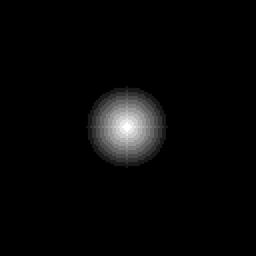
#> input picture images x TP's/images synthétiques/1.png, 256 x 256 px, shrunk from 600 x 600 before the run
$ jupyter execute tp2.ipynb
#> lines starting #> are read from the running program, lines starting #| are printed output that depends on the picture; long printed decimals are rounded
# Compensation de mouvement et Compression Video - TP2

[cell 1]
# Open images
import matplotlib.pyplot as plt
import matplotlib.image as mpimg
import numpy as np
import time

path_1 = "images x TP's/images synthétiques/1.png"
path_2 = "images x TP's/images synthétiques/2.png"

img1 = mpimg.imread(path_1)
#> img1 is the input picture: shape (256, 256, 3) float32; min 0, max 1, mean 0.0293
img2 = mpimg.imread(path_2)
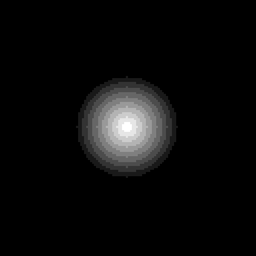
#> input picture images x TP's/images synthétiques/2.png, 256 x 256 px, shrunk from 600 x 600 before the run
#> img2 is the input picture: shape (256, 256, 3) float32; min 0, max 1, mean 0.0462

def rgb_to_grayscale(img):
    R = img[..., 0]
    G = img[..., 1]
    B = img[..., 2]

    img_gray = 0.2989 * R + 0.5870 * G + 0.1140 * B

    return img_gray

img1 = rgb_to_grayscale(img1)
img2 = rgb_to_grayscale(img2)

fig, axes = plt.subplots(1, 2, figsize=(10, 5))

axes[0].imshow(img1, cmap='gray')
axes[0].axis('off')
axes[1].imshow(img2, cmap='gray')
axes[1].axis('off')

plt.tight_layout()
plt.show()
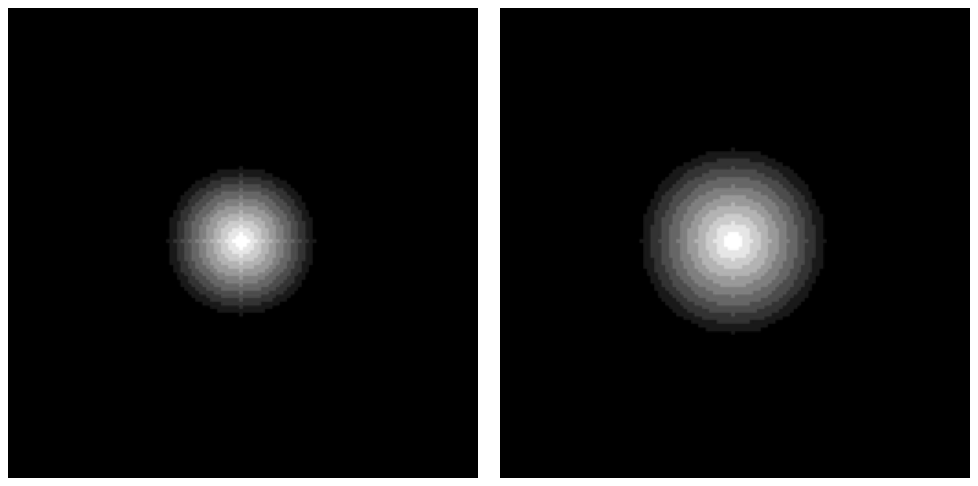
#> figure drawn by matplotlib, 2 panels

[cell 2]
# Function definition to visualise vectors
def visualize_motion_vectors(frame, motion_vectors, step=7, scale = 2):
    plt.figure(figsize=(12, 6))
    plt.imshow(frame, cmap='gray', alpha=0.7)

    h, w = frame.shape
    x_coords, y_coords = np.mgrid[0:h:step, 0:w:step]
    # y_coords, x_coords = np.mgrid[0:h:step, 0:w:step]/
    u = motion_vectors[::step, ::step, 0]
    v = motion_vectors[::step, ::step, 1]

    plt.quiver(
        x_coords, y_coords,
        u * scale, v * scale,
        angles='xy', scale_units='xy', scale=1,
        color='red', width=0.003
    )

    plt.axis('off')
    plt.tight_layout()

    plt.show()

## A - Backward BMA

Au TP1, vous avez réalisé de l’estimation de mouvement de type forward
par blocs entre F1 et F2. Procédez maintenant à de l’estimation backward par
blocs entre F1 et F2.
Note : c’est désormais F2 que l’on décompose en blocs et non pas F1.

Pour cela, il suffit simplement de récuperer notre code de BMA du TP1 et d'inverser les images pour que l'image F2 soit découpée en blocs plutot que l'image F1. On constate toujours les séparation discontinue entre chaque bloc, en fonction de la taille de bloc choisie.

[cell 3]
from scipy.ndimage import gaussian_filter

# Following formula
def bilinear_interpolate(img: np.ndarray, rows: np.ndarray, cols: np.ndarray):
    h, w = img.shape

    r0 = np.floor(rows).astype(int)
    c0 = np.floor(cols).astype(int)
    r1 = np.clip(r0 + 1, 0, h-1)
    c1 = np.clip(c0 + 1, 0, w-1)
    r0 = np.clip(r0, 0, h-1)
    c0 = np.clip(c0, 0, w-1)
    Ia = img[r0, c0]
    Ib = img[r0, c1]
    Ic = img[r1, c0]
    Id = img[r1, c1]
    wa = (r1 - rows) * (c1 - cols)
    wb = (r1 - rows) * (cols - c0)
    wc = (rows - r0) * (c1 - cols)
    wd = (rows - r0) * (cols - c0)
    return wa*Ia + wb*Ib + wc*Ic + wd*Id

def regularize_gaussian(mv: np.ndarray, sigma: float = 1.0):
    mv_dx = gaussian_filter(mv[...,0], sigma=sigma)
    mv_dy = gaussian_filter(mv[...,1], sigma=sigma)
    return np.stack((mv_dx, mv_dy), axis=-1)

def node_bma(
    img1: np.ndarray,
    img2: np.ndarray,
    block_size: int = 16,
    num_iters: int = 20,
    mu: float = 10,
    h_step: float = 10
):

    h, w = img1.shape
    mv = np.zeros((h, w, 2), dtype=np.float32)

    for x0 in range(0, h, block_size):
        if x0 + block_size > h:
            continue
        for y0 in range(0, w, block_size):
            if y0 + block_size > w:
                continue

            x_min, x_max = x0, x0 + block_size - 1
            y_min, y_max = y0, y0 + block_size - 1
            cste = (x_max - x_min) * (y_max - y_min)

            xs = np.arange(x_min, x_min + block_size)
            ys = np.arange(y_min, y_min + block_size)
            X, Y = np.meshgrid(xs, ys, indexing='ij')  # (block_size, block_size)

            phi1 = ((x_max - X) * (y_max - Y)) / cste
            phi2 = ((X - x_min) * (y_max - Y)) / cste
            phi3 = ((x_max - X) * (Y - y_min)) / cste
            phi4 = ((X - x_min) * (Y - y_min)) / cste
            phis = [phi1, phi2, phi3, phi4]

            d = np.zeros(8, dtype=np.float32)

            I1_block = img1[x0:x0+block_size, y0:y0+block_size]

            # Gradient Descent
            for _ in range(num_iters):

                dx = sum(d[2*k]   * phis[k] for k in range(4))
                dy = sum(d[2*k+1] * phis[k] for k in range(4))
                I2_warp = bilinear_interpolate(img2, X + dx, Y + dy)
                E = np.sum((I2_warp - I1_block)**2)

                grad = np.zeros_like(d)
                for l in range(8):
                    d_plus = d.copy()
                    d_plus[l] += h_step
                    dx_p = sum(d_plus[2*k]   * phis[k] for k in range(4))
                    dy_p = sum(d_plus[2*k+1] * phis[k] for k in range(4))
                    I2_p = bilinear_interpolate(img2, X + dx_p, Y + dy_p)
                    E_p = np.sum((I2_p - I1_block)**2)
                    grad[l] = (E_p - E) / h_step

                d -= mu * grad

            mv[x0:x0+block_size, y0:y0+block_size, 0] = dx
            mv[x0:x0+block_size, y0:y0+block_size, 1] = dy

    return regularize_gaussian(mv, 10)

[cell 4]
k = 10 # Size of neighbours pixels explored
block_size = 16 # 16x16

start = time.time()
mv = node_bma(img2, img1, block_size)
#> the loop in node_bma, `for x0 in range(0, h, block_size):` made 16 passes
print(f'Exec time : {time.time() - start}')

visualize_motion_vectors(img1, mv)
#> in visualize_motion_vectors, `plt.quiver( x_coords, y_coords, u * scale, v * scale, angles='xy', sca..`:
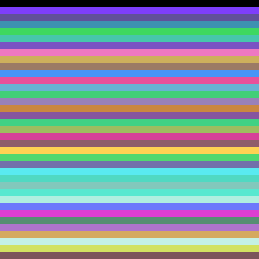
#> x_coords: shape (37, 37) int64 (shown 7 times larger); 37 distinct labels, from 0 to 252; one colour per label, 0 black
visualize_motion_vectors(img2, mv)
#> call 2 of visualize_motion_vectors, with motion_vectors = array of shape (256, 256, 2), step = 7, scale = 2
#> in visualize_motion_vectors (call 2), `plt.show()`:
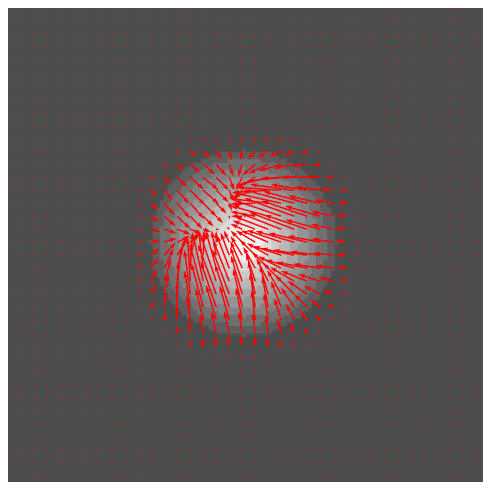
#> figure drawn by matplotlib, 1 panel

## B - Justification Backward

Sachant que l’on va vouloir reconstruire la frame F2 à partir de F1,
pourquoi a-t-on donc fait de la ME backward et pas de la ME forward ? Que
se serait-il passé sinon ? (pensez à quels artéfacts visuels on aurait obtenu).

L'objectif est de reconstruire chaque pixel de l'image F2. Alors que la ME forward cherche la destination des pixels de F1 vers F2, la ME backward recherche l'origine de chaque pixel de F2 dans F1.

Dans la ME forward, certains pixels dans F2 n'auront aucune origine identifiée (trous) tandis que d'autres en auront plusieurs (collisons). Cependant dans la ME backward chaque pixel dans F2 connait son origine exacte dans F1.

En résumé, la ME forward introduit des trous et collisions que la ME backward n'introduit pas.

## C - Reconstruction

[cell 5]
h, w = img1.shape
X, Y = np.meshgrid(np.arange(h), np.arange(w), indexing='ij')

block_size = 32
start = time.time()
mv = node_bma(img2, img1, block_size, mu=5)
#> the loop in node_bma (call 2), `for x0 in range(0, h, block_size):` made 8 passes
#> pass 1, in bilinear_interpolate (call 46081), `c0 = np.floor(cols).astype(int)`:
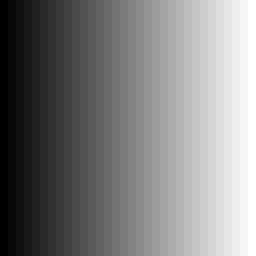
#> c0: shape (32, 32) int64 (shown 8 times larger); min 0, max 31, mean 15.5; drawn with min black and max white
#> pass 1, in bilinear_interpolate (call 46081), `r1 = np.clip(r0 + 1, 0, h-1)`:
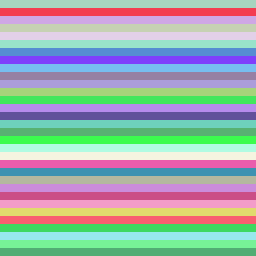
#> r1: shape (32, 32) int64 (shown 8 times larger); 32 distinct labels, from 1 to 32; one colour per label, 0 black
#> call 2 of regularize_gaussian, with mv = array of shape (256, 256, 2), sigma = 10
#> in regularize_gaussian (call 2), `mv_dx = gaussian_filter(mv[...,0], sigma=sigma)`:
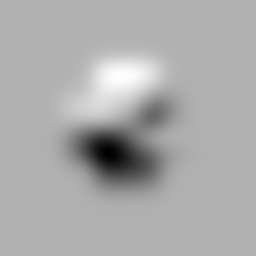
#> mv_dx: shape (256, 256) float32; min -15.64, max 6.86, mean -0.51; drawn with min black and max white
#> in regularize_gaussian (call 2), `mv_dy = gaussian_filter(mv[...,1], sigma=sigma)`:
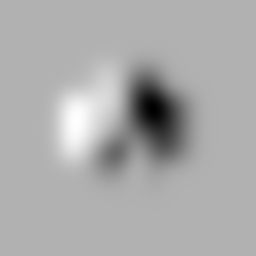
#> mv_dy: shape (256, 256) float32; min -15.64, max 6.87, mean -0.509; drawn with min black and max white
print(f'Exec time : {time.time() - start}')

F2_pred = bilinear_interpolate(img1, X + mv[...,0], Y + mv[...,1])
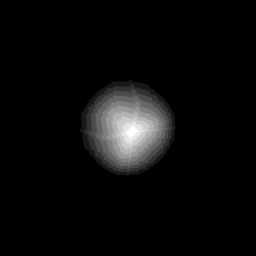
#> F2_pred: shape (256, 256) float64; min 0, max 1, mean 0.0433
mse = np.mean((F2_pred - img2)**2)
print(f"MSE de reconstruction : {mse:.4f}")
#| MSE de reconstruction : 0.0008

fig, axes = plt.subplots(1, 3, figsize=(15, 5))
axes[0].imshow(img2, cmap='gray')
axes[0].set_title("F2 originale")
axes[0].axis('off')

axes[1].imshow(F2_pred, cmap='gray')
axes[1].set_title("F2 reconstruite")
axes[1].axis('off')

axes[2].imshow(img1, cmap='gray')
axes[2].set_title("F1 originale")
axes[2].axis('off')

plt.tight_layout()
plt.show()

On constate donc une bonne reconstruction avec une légère difficulté en périphérie. De plus, la MSE est très basse (0.005) confirmant ce que l'on observe.

Les deux plus grosses difficultés de cette méthode sont la reconstruction en périphérie du cercle et la propagation de certains artéfacts de l'image F1 comme on peut l'observer sur les diagonales ou encore sur le centre qui ne forme pas un cercle comme dans l'image F2.

## D - Reconstruction sans image F2

Supposant que l’on n’aura plus accès à F2, quelles sont les 3 données
”classiques” (en plus du paramàtre de taille de bloc) dont on a besoin pour la
reconstruire de façon parfaite en compensation de mouvement ?

Pour être capable de reconstruire de façon parfaite sans accès à F2, il nous faut :
- La frame de référence F1
- Le champ de vecteurs de mouvement.
- Les résidus de prédiction (DFD)

Ainsi pour reconstruire parfaitement l'image F2 : F2_pred(x) = F1( x − MV(x) ) + résidu(x)

## E - Reconstruction sans image F2 (application)

Reconstruisez F2 à partir de ces 3 données. Quelle est désormais la MSE
de reconstruction ?

[cell 6]
dfd = img2 - F2_pred
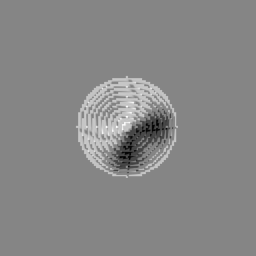
#> dfd: shape (256, 256) float64; min -0.213, max 0.192, mean 0.00294; drawn with min black and max white
F2_reconstruct = F2_pred + dfd

mse_reconstruct = np.mean((F2_reconstruct - img2)**2)
print(f"MSE de reconstruction parfaite (avec résidu) : {mse_reconstruct:.8f}")
#| MSE de reconstruction parfaite (avec résidu) : 0

fig, axes = plt.subplots(1, 2, figsize=(15, 5))
axes[0].imshow(img2, cmap='gray')
axes[0].set_title("F2 originale")
axes[0].axis('off')

axes[1].imshow(F2_reconstruct, cmap='gray')
axes[1].set_title("F2 reconstruite")
axes[1].axis('off')

plt.tight_layout()
plt.show()

## F - Codage des données

Expliquez quelles données on peut coder avec perte pour garder une
qualité de reconstruction de F1 et F2 ”correcte”. Justifiez vos explications par
des images de rendus.

On rappelle que la reconstruction de F2 à partir de F1 repose sur trois composantes :
- La frame de référence F1
- Le champ de vecteurs de mouvement.
- Les résidus de prédiction (DFD)
Donc : F2 = compensation(F1, MV) + DFD

Voici ce qu'on peut coder avec perte :
- Le champ de vecteurs de mouvement, que l'on peut quantifier ou coder avec une precision réduite.
- Les résidus de prédiction (DFD)

Par contre nous ne pouvons pas perdre l'image F1 qui doit être transmise sans perte ou reconstruite correctement en amont.

[cell 7]
# MV quantization
mv_quant = np.round(mv * 2) / 2
F2_pred_q = bilinear_interpolate(img1, X + mv_quant[...,0], Y + mv_quant[...,1])
mse_q = np.mean((F2_pred_q - img2)**2)

# DFD quantization
dfd_q = np.round(dfd * 10) / 10
F2_reconstruct_q = F2_pred + dfd_q
mse_reconstruct_q = np.mean((F2_reconstruct_q - img2)**2)

fig, axes = plt.subplots(1, 3, figsize=(15, 5))
axes[0].imshow(img2, cmap='gray')
axes[0].set_title("F2 originale")
axes[0].axis('off')
axes[1].imshow(F2_pred_q, cmap='gray')
axes[1].set_title("F2 prédite (MV quantifiés)")
axes[1].axis('off')
axes[2].imshow(F2_reconstruct_q, cmap='gray')
axes[2].set_title("F2 reconstruite (résidu quantifié)")
axes[2].axis('off')
plt.tight_layout()
plt.show()

print(f"MSE avec MV quantifiés : {mse_q:.4f}")
#| MSE avec MV quantifiés : 0.0008
print(f"MSE finale avec DFD quantifié : {mse_reconstruct_q:.4f}")
#| MSE finale avec DFD quantifié : 0.0000
